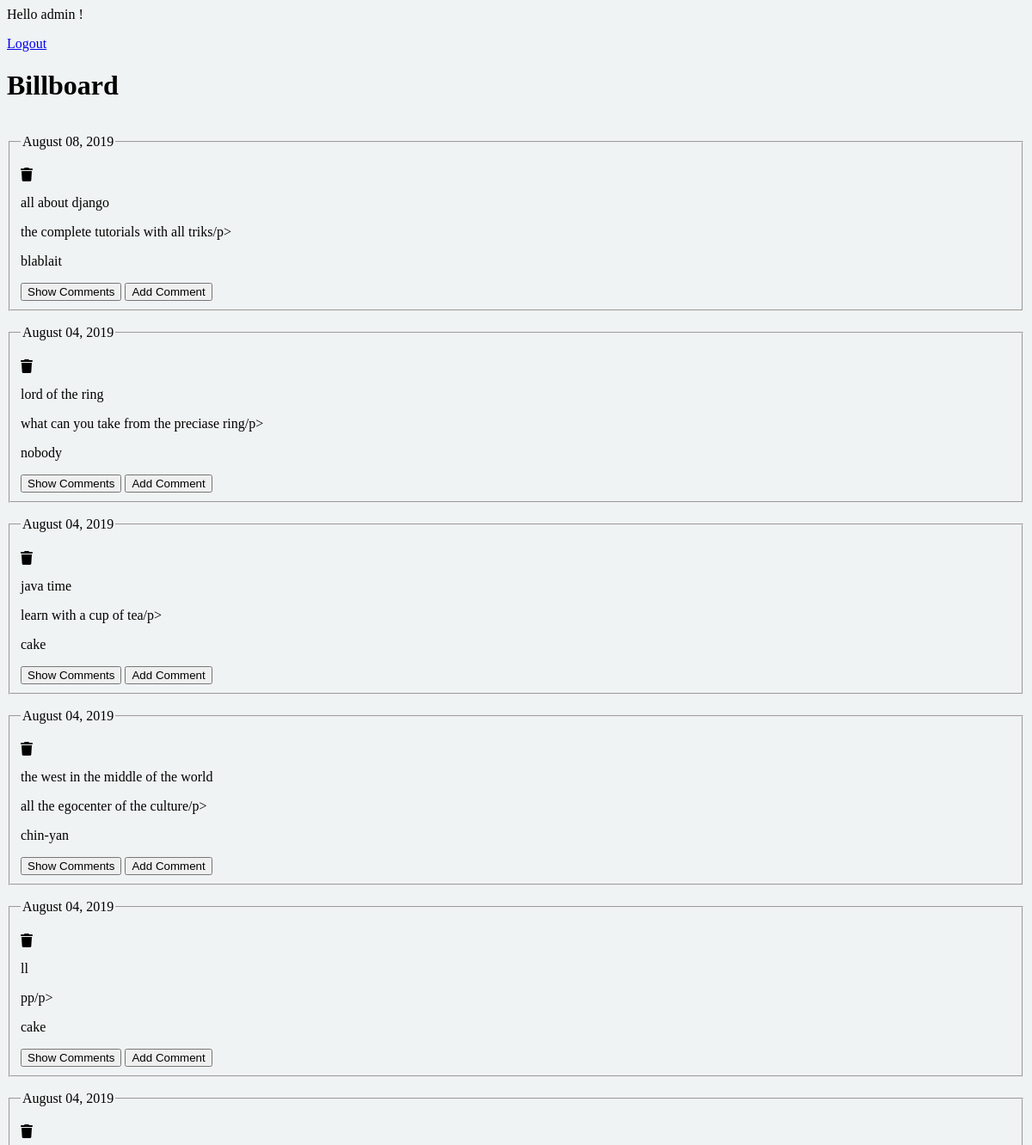
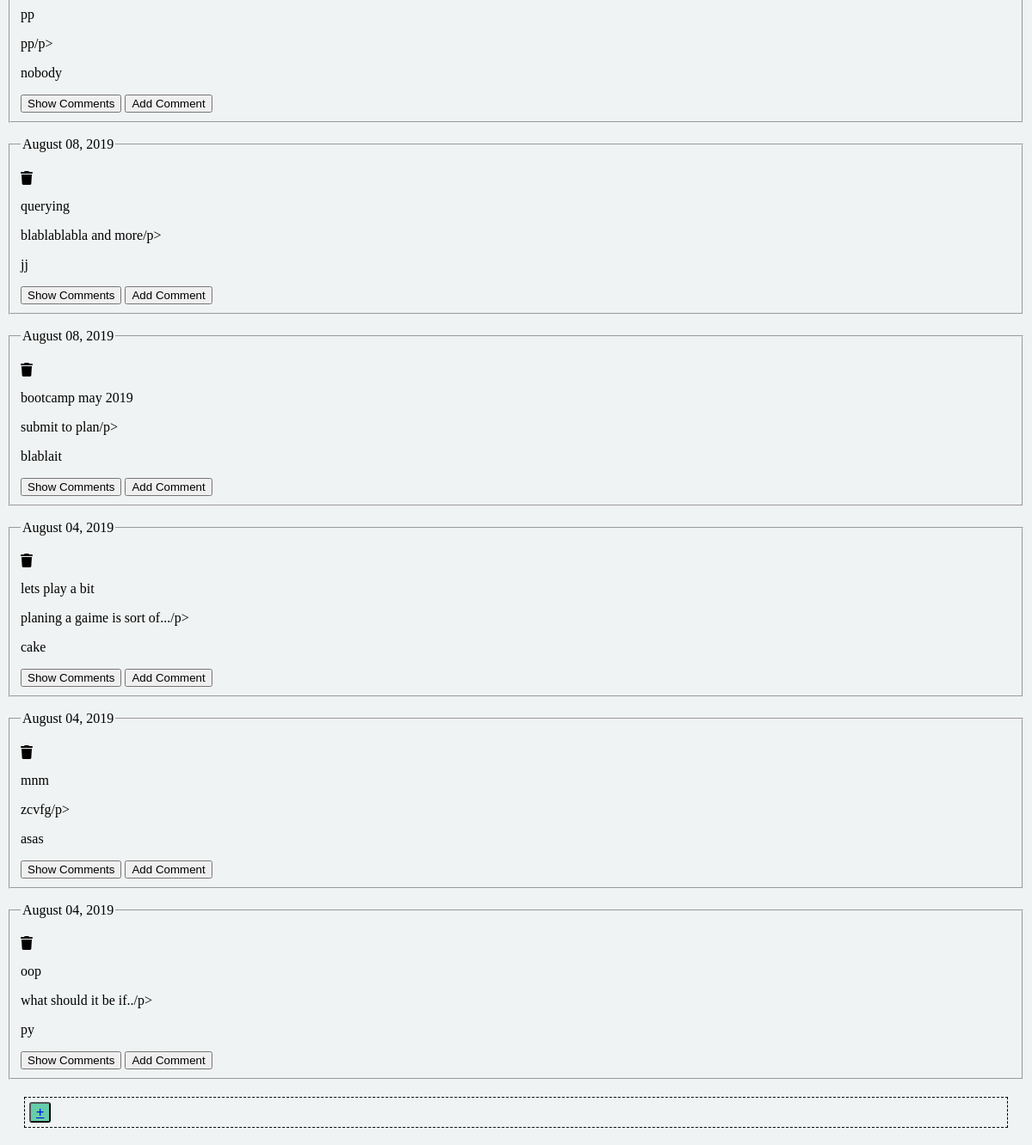
The app's page /socialBoard/ (signed in) with its own data (2 pictures, top to bottom).
### socialBoard/models.py (models this page shows, shortened)
class Post(models.Model):
    title = models.CharField(max_length=120)
    pub_date = models.DateTimeField('date published')
    content = models.CharField(max_length=500)
    author = models.CharField(max_length = 24)

### socialBoard/views.py (the view)
@login_required
def index(request):
    context = {"posts": get_posts()}
    return render(request,'socialBoard/index.html',context)

### socialBoard/views.py (called while the page is built)
def get_posts():
    return Post.objects.all()

### socialBoard/templates/socialBoard/index.html (shortened to what this page needs)
{%  load static %}
<html lang="en" class="gr__cryptic-plains-74549_herokuapp_com fa-events-icons-ready">
<head>
    <link rel="stylesheet" type="text/css" href="/static/bootstrap/css/bootstrap.min.css">
    <link rel="stylesheet" type="text/css" href="/static/css/style.css">
    <link href="https://stackpath.bootstrapcdn.com/font-awesome/4.7.0/css/font-awesome.min.css" rel="stylesheet"
>
    <link href="https://use.fontawesome.com/082397c0ed.css" media="all" rel="stylesheet">
</head>
<body data-gr-c-s-loaded="true">
    <div>
        <p id="hellouser">Hello {{user}} !</p>
        <a class="btn" id="logoutbtn" href="{% url 'logout'%}">Logout</a>
    </div>
    <div class="board">
        <h1 id="maintitle">Billboard</h1>
        <div id="row">
            {% if posts %}
            {% for p in posts %}
            <fieldset class="post_div center-block">
                <legend>
                    <p class="pubdate">{{p.pub_date | date:"F d, Y "}}</p>
                </legend>
                <a class="delete_post" id="{{p.id}}"><i class="fa fa-trash" aria-hidden="true"></i></a>
                <p class="posttitle">{{p.title}}</p>
                <p class="postmsg">{{p.content}}/p>
                    <p class="postauthor">{{p.author}}</p>
                    <button class="showcomments btn " id="showcomment_{{p.id}}">Show Comments</button>
                    <button class="addcomment btn" id="add_{{p.id}}">Add Comment</button>
            </fieldset>
            {% endfor %}
            <div id="add-post"><button id="btn-add-post">
                    <a href="{% url 'new_post' %}">+</a></button></div>
            {% else %}
            <p>There are no posts yet...</p>
            {% endif%}
        </div>
    </div>
</body>
</html>

### socialBoard/static/socialBoard/css/style.css (style rules this page uses)
body { background-color: rgb(240, 243, 243) }
#add-post { border: 1px dashed black; margin: 20px; padding: 5px; }
#btn-add-post { font: font awesome plus; font-size: 16px; background-color: #66cdaa; color: white; cursor: pointer; border-radius: 3px; }

### records on screen
Post: pub_date "August 08, 2019", title "all about django", content "the complete tutorials with all triks", author "blablait"
Post: pub_date "August 04, 2019", title "lord of the ring", content "what can you take from the preciase ring", author "nobody"
Post: pub_date "August 04, 2019", title "java time", content "learn with a cup of tea", author "cake"
Post: pub_date "August 04, 2019", title "the west in the middle of the world", content "all the egocenter of the culture", author "chin-yan"
Post: pub_date "August 04, 2019", title "ll", content "pp", author "cake"
Post: pub_date "August 04, 2019", title "pp", content "pp", author "nobody"
Post: pub_date "August 08, 2019", title "querying", content "blablablabla and more", author "jj"
Post: pub_date "August 08, 2019", title "bootcamp may 2019", content "submit to plan", author "blablait"
Post: pub_date "August 04, 2019", title "lets play a bit", content "planing a gaime is sort of...", author "cake"
Post: pub_date "August 04, 2019", title "mnm", content "zcvfg", author "asas"
Post: pub_date "August 04, 2019", title "oop", content "what should it be if..", author "py"

### other values on screen
{{ user }} "admin"
